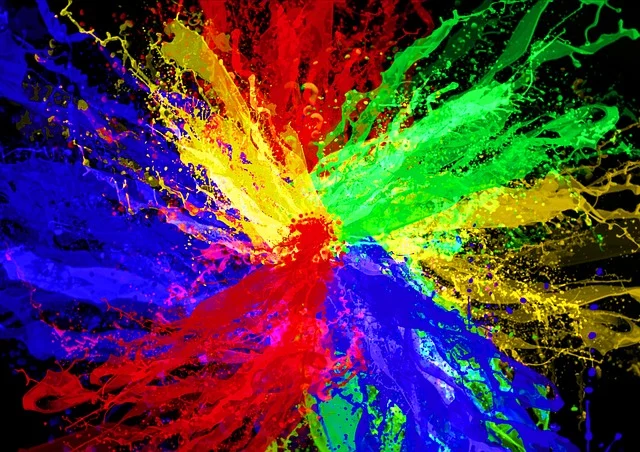
#> input picture DAY10/image.jpg, 640 x 452 px
$ python canny.py
#> lines starting #> are read from the running program, lines starting #| are printed output that depends on the picture
import cv2
import numpy as np
import matplotlib.pyplot as plt


def convolution(image, kernel):

    k_h, k_w = kernel.shape

    pad_h = k_h // 2
    pad_w = k_w // 2

    padded = np.pad(
        image,
        ((pad_h, pad_h), (pad_w, pad_w)),
        mode="constant"
    )

    rows, cols = image.shape

    output = np.zeros(
        (rows, cols),
        dtype=np.float32
    )

    for i in range(rows):
        for j in range(cols):

            region = padded[
                i:i+k_h,
                j:j+k_w
            ]

            output[i, j] = np.sum(
                region * kernel
            )

    return output

def normalize_image(image):

    min_val = np.min(image)
    max_val = np.max(image)

    if max_val == min_val:
        return np.zeros_like(
            image,
            dtype=np.uint8
        )

    image = (
        image - min_val
    ) / (
        max_val - min_val
    )

    image = image * 255

    return image.astype(np.uint8)


def gaussian_kernel(size=5, sigma=1):

    kernel = np.zeros(
        (size, size),
        dtype=np.float32
    )

    center = size // 2

    total = 0

    for i in range(size):
        for j in range(size):

            x = i - center
            y = j - center

            value = np.exp(
                -(x**2 + y**2)
                /
                (2 * sigma**2)
            )

            kernel[i, j] = value

            total += value

    kernel = kernel / total

    return kernel


def gaussian_blur(image):

    kernel = gaussian_kernel(
        size=5,
        sigma=1
    )

    return convolution(
        image,
        kernel
    )


def sobel_gradient(image):

    sobel_x = np.array([
        [-1, 0, 1],
        [-2, 0, 2],
        [-1, 0, 1]
    ])

    sobel_y = np.array([
        [-1, -2, -1],
        [ 0,  0,  0],
        [ 1,  2,  1]
    ])

    gx = convolution(
        image,
        sobel_x
    )

    gy = convolution(
        image,
        sobel_y
    )

    magnitude = np.sqrt(
        gx**2 + gy**2
    )

    direction = np.arctan2(
        gy,
        gx
    )

    return gx, gy, magnitude, direction


def non_maximum_suppression(
        magnitude,
        direction):

    rows, cols = magnitude.shape

    output = np.zeros(
        (rows, cols),
        dtype=np.float32
    )

    angle = direction * 180 / np.pi

    angle[angle < 0] += 180

    for i in range(1, rows-1):
        for j in range(1, cols-1):

            q = 255
            r = 255

            # 0 degree
            if (0 <= angle[i,j] < 22.5) or \
               (157.5 <= angle[i,j] <= 180):

                q = magnitude[i, j+1]
                r = magnitude[i, j-1]

            # 45 degree
            elif 22.5 <= angle[i,j] < 67.5:

                q = magnitude[i+1, j-1]
                r = magnitude[i-1, j+1]

            # 90 degree
            elif 67.5 <= angle[i,j] < 112.5:

                q = magnitude[i+1, j]
                r = magnitude[i-1, j]

            # 135 degree
            elif 112.5 <= angle[i,j] < 157.5:

                q = magnitude[i-1, j-1]
                r = magnitude[i+1, j+1]

            if (
                magnitude[i,j] >= q
                and
                magnitude[i,j] >= r
            ):
                output[i,j] = magnitude[i,j]
            else:
                output[i,j] = 0

    return output


def double_threshold(
        image,
        low_ratio=0.05,
        high_ratio=0.15):

    high = image.max() * high_ratio

    low = high * low_ratio

    rows, cols = image.shape

    result = np.zeros(
        (rows, cols),
        dtype=np.uint8
    )

    weak = 75
    strong = 255

    strong_i, strong_j = np.where(
        image >= high
    )

    weak_i, weak_j = np.where(
        (image >= low)
        &
        (image < high)
    )

    result[strong_i, strong_j] = strong
    result[weak_i, weak_j] = weak

    return result, weak, strong


def hysteresis(
        image,
        weak,
        strong):

    rows, cols = image.shape

    for i in range(1, rows-1):
        for j in range(1, cols-1):

            if image[i,j] == weak:

                if (
                    strong in image[
                        i-1:i+2,
                        j-1:j+2
                    ]
                ):
                    image[i,j] = strong
                else:
                    image[i,j] = 0

    return image


def manual_canny(image):

    blurred = gaussian_blur(image)

    gx, gy, mag, direction = \
        sobel_gradient(blurred)

    nms = non_maximum_suppression(
        mag,
        direction
    )

    thresholded, weak, strong = \
        double_threshold(nms)

    final_edges = hysteresis(
        thresholded,
        weak,
        strong
    )

    return (
        blurred,
        mag,
        nms,
        thresholded,
        final_edges
    )


image = cv2.imread(
    "image.jpg",
    0
)
#> image: shape (452, 640); min 0, max 251, mean 67.4

if image is None:
    print("Image not found")
    exit()

(
    blurred,
    magnitude,
    nms,
    thresholded,
    canny
) = manual_canny(image)
#> in convolution (call 2), `padded = np.pad( image, ((pad_h, pad_h), (pad_w, pad_w)), mode="consta..`:
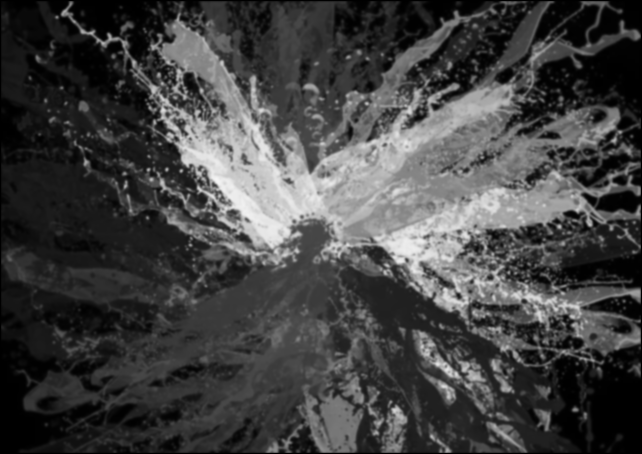
#> padded: shape (454, 642) float32; min 0, max 245.4, mean 66.8
#> after the loop in convolution (call 3), `for i in range(rows):`:
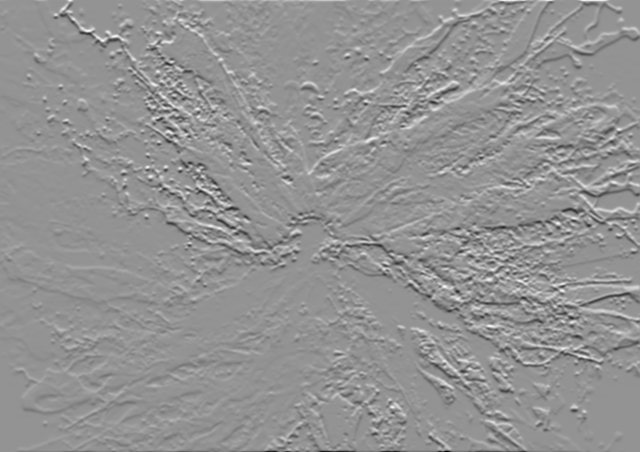
#> output: shape (452, 640) float32; min -631.4, max 462.6, mean 0.1; drawn with min black and max white
#> in sobel_gradient, `direction = np.arctan2( gy, gx )`:
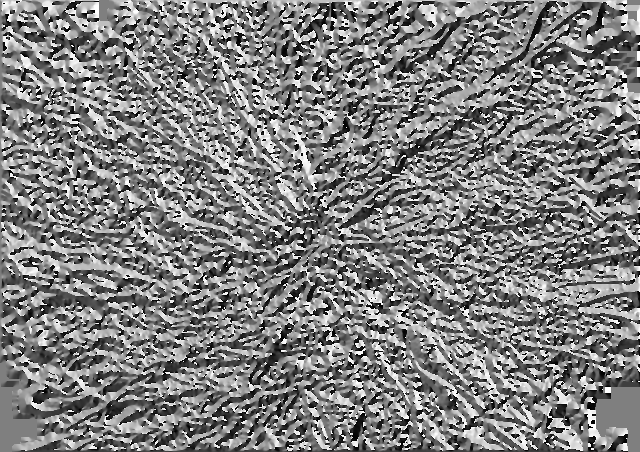
#> direction: shape (452, 640) float32; min -3.14, max 3.14, mean 0.0217; drawn with min black and max white
#> in non_maximum_suppression, `angle[angle < 0] += 180`:
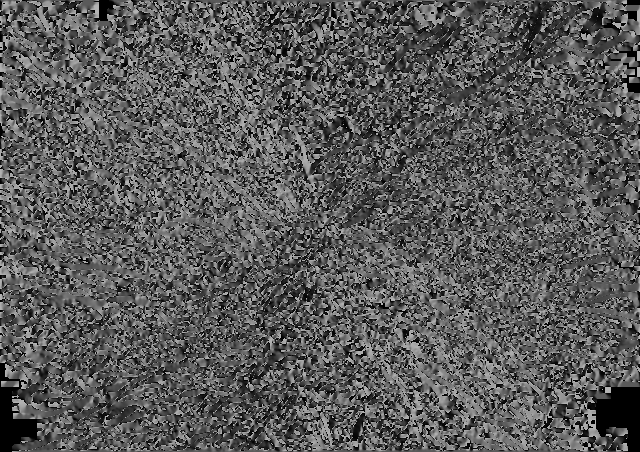
#> angle: shape (452, 640) float32; min 0, max 180, mean 89.6
#> after the loop in non_maximum_suppression, `for i in range(1, rows-1):`:
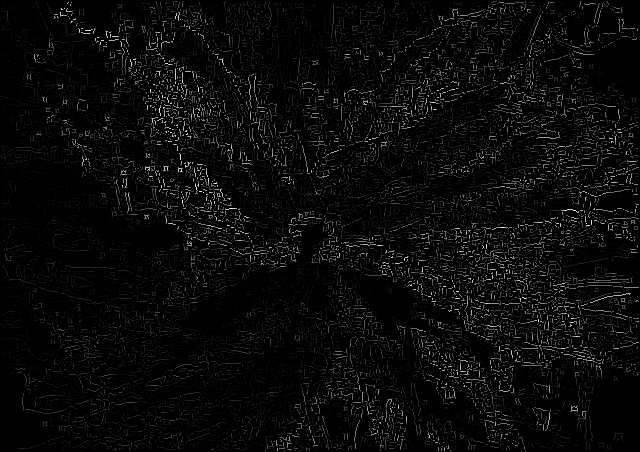
#> output: shape (452, 640) float32; min 0, max 504.9, mean 19.2; drawn with min black and max white
#> in double_threshold, `high = image.max() * high_ratio`: high = 75.74
#> in double_threshold, `low = high * low_ratio`: low = 3.79
#> in manual_canny, `thresholded, weak, strong = \ double_threshold(nms)`:
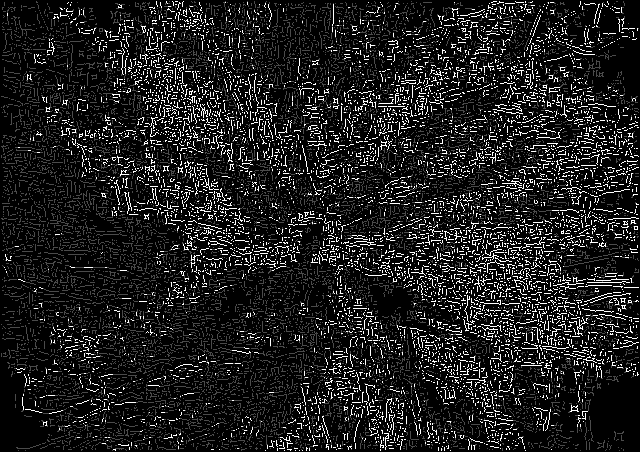
#> thresholded: shape (452, 640); min 0, max 255, mean 31.2
#> in manual_canny, `thresholded, weak, strong = \ double_threshold(nms)`: weak = 75; strong = 255
#> after the loop in hysteresis, `for i in range(1, rows-1):`:
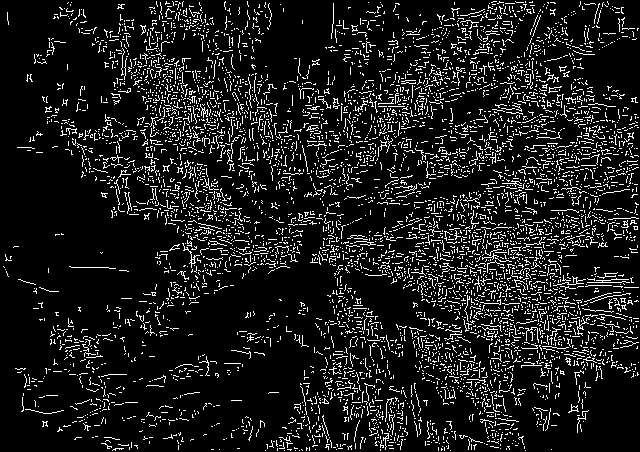
#> image: shape (452, 640); 11% white in thin lines or dots

blurred = normalize_image(blurred)
#> in normalize_image, `min_val = np.min(image)`: min_val = 0
#> in normalize_image, `max_val = np.max(image)`: max_val = 245.4
magnitude = normalize_image(magnitude)
nms = normalize_image(nms)

plt.figure(figsize=(15,8))

plt.subplot(2,3,1)
plt.imshow(image, cmap="gray")
plt.title("Original")
plt.axis("off")

plt.subplot(2,3,2)
plt.imshow(blurred, cmap="gray")
plt.title("Gaussian Blur")
plt.axis("off")

plt.subplot(2,3,3)
plt.imshow(magnitude, cmap="gray")
plt.title("Gradient Magnitude")
plt.axis("off")

plt.subplot(2,3,4)
plt.imshow(nms, cmap="gray")
plt.title("NMS")
plt.axis("off")

plt.subplot(2,3,5)
plt.imshow(thresholded, cmap="gray")
plt.title("Threshold")
plt.axis("off")

plt.subplot(2,3,6)
plt.imshow(canny, cmap="gray")
plt.title("Final Canny")
plt.axis("off")

plt.tight_layout()
plt.show()
